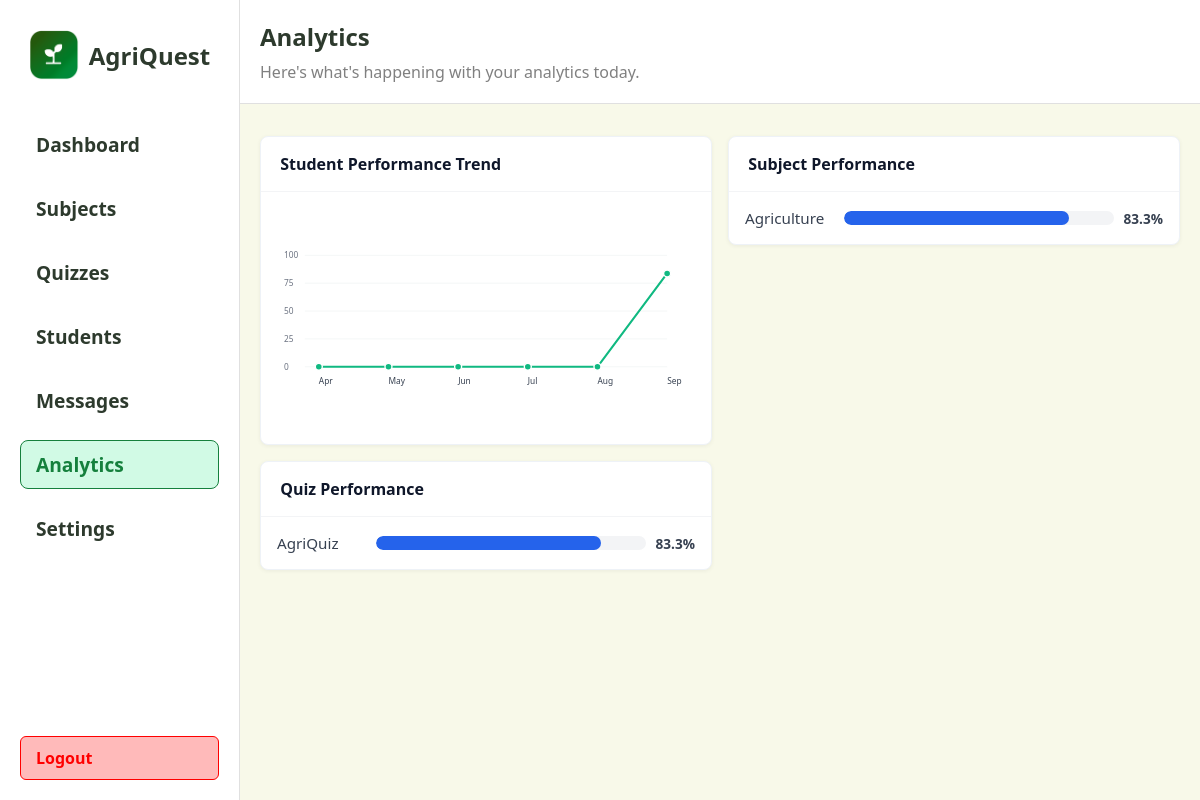
Before: /teacher/analytics with the older database file.
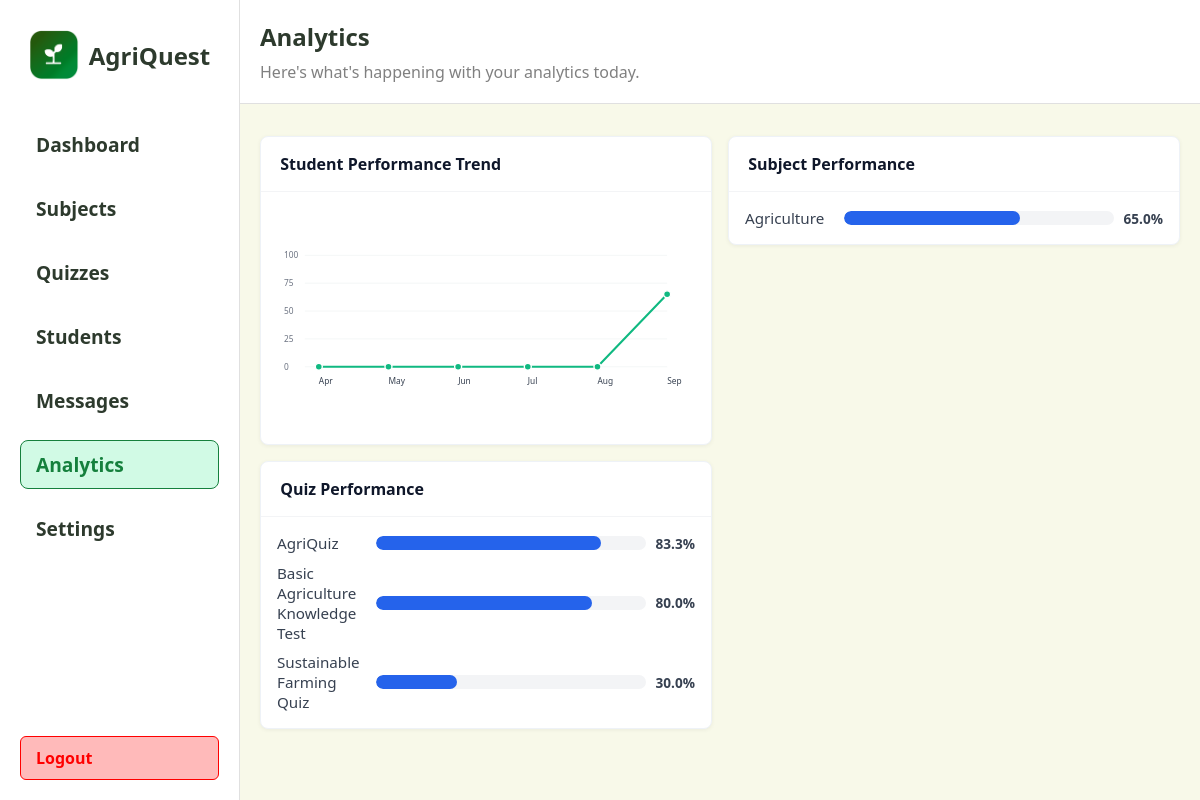
After: the same page with the newer database file.
### app/models.py (models this page shows)
class Subject(db.Model):
	id = db.Column(db.Integer, primary_key=True)
	name = db.Column(db.String(120), unique=True, nullable=False)
	code = db.Column(db.String(20), unique=True)
	description = db.Column(db.Text)
	category = db.Column(db.String(50))
	grade_level = db.Column(db.String(20))
	quizzes = db.relationship('Quiz', backref='subject', lazy=True)

class Quiz(db.Model):
	id = db.Column(db.Integer, primary_key=True)
	title = db.Column(db.String(200), nullable=False)
	description = db.Column(db.Text)
	time_limit = db.Column(db.Integer, default=0)  # minutes
	difficulty = db.Column(db.String(50))
	teacher_id = db.Column(db.Integer, db.ForeignKey('teacher.id'), nullable=True)
	subject_id = db.Column(db.Integer, db.ForeignKey('subject.id'), nullable=True)
	questions = db.relationship('Question', backref='quiz', cascade='all, delete-orphan', lazy=True)
	created_at = db.Column(db.DateTime, nullable=False, default=db.func.now())

### app/routes.py (the view)
@main.route("/teacher/analytics")
def teacher_analytics():
    trend_subjects = []  # Placeholder for future subject trends
    try:
        now = datetime.utcnow()
        months = []
        for i in range(5, -1, -1):
            m = (now - timedelta(days=30 * i))
            months.append((m.year, m.month))
        buckets = []
        labels = []
        for y, mo in months:
            labels.append(datetime(y, mo, 1).strftime('%b'))
            start = datetime(y, mo, 1)
            if mo == 12:
                end = datetime(y + 1, 1, 1)
            else:
                end = datetime(y, mo + 1, 1)
            buckets.append((start, end))
        avg_percents = []
        for start, end in buckets:
            val = (
                db.session.query(func.avg(QuizAttempt.percent))
                .filter(QuizAttempt.completed_at != None, QuizAttempt.completed_at >= start, QuizAttempt.completed_at < end, QuizAttempt.percent != None)
                .scalar()
            )
            try:
                if val is None:
                    avg_percents.append(None)
                else:
                    avg_percents.append(round(float(val), 1))
            except Exception:
                avg_percents.append(None)
        xs = [60 + i * 100 for i in range(len(avg_percents))]
        points = []
        circles = []
        for i, v in enumerate(avg_percents):
            x = xs[i]
            if v is None:
                y = 180
            else:
                y = 20 + (100 - max(0, min(100, v))) * (160 / 100.0)
            points.append((x, int(y)))
            circles.append({'x': x, 'y': int(y), 'label': (str(v) + '%' if v is not None else 'n/a')})
        points_str = ' '.join(f"{p[0]},{p[1]}" for p in points)
    except Exception:
        labels = ['Jan','Feb','Mar','Apr','May','Jun']
        points_str = "60,120 160,90 260,80 360,90 460,70 560,80"
        circles = [
            {'x':60,'y':120,'label':'80%'},
            {'x':160,'y':90,'label':'90%'},
            {'x':260,'y':80,'label':'93%'},
            {'x':360,'y':90,'label':'90%'},
            {'x':460,'y':70,'label':'95%'},
            {'x':560,'y':80,'label':'93%'},
        ]
    try:
        subj_rows = (
            db.session.query(
                Subject.name.label('subject_name'),
                func.avg(QuizAttempt.percent).label('avg_percent'),
                func.count(QuizAttempt.id).label('attempts_count')
            )
            .join(Quiz, Quiz.subject_id == Subject.id)
            .join(QuizAttempt, QuizAttempt.quiz_id == Quiz.id)
            .filter(QuizAttempt.completed_at != None, QuizAttempt.percent != None)
            .group_by(Subject.id)
            .order_by(func.avg(QuizAttempt.percent).desc())
            .all()
        )
        trend_subjects = []
        for r in subj_rows:
            try:
                avg = round(float(r.avg_percent), 1) if r.avg_percent is not None else None
            except Exception:
                avg = None
            trend_subjects.append({'name': r.subject_name, 'avg_percent': avg, 'attempts': int(r.attempts_count)})
    except Exception:
        trend_subjects = []
    try:
        quiz_rows = (
            db.session.query(
                Quiz.id.label('quiz_id'),
                Quiz.title.label('quiz_title'),
                func.avg(QuizAttempt.percent).label('avg_percent'),
                func.count(QuizAttempt.id).label('attempts_count')
            )
            .join(QuizAttempt, QuizAttempt.quiz_id == Quiz.id)
            .filter(QuizAttempt.completed_at != None, QuizAttempt.percent != None)
            .group_by(Quiz.id)
            .order_by(func.avg(QuizAttempt.percent).desc())
            .limit(6)
            .all()
        )
        trend_quizzes = []
        for q in quiz_rows:
            try:
                avgq = round(float(q.avg_percent), 1) if q.avg_percent is not None else None
            except Exception:
                avgq = None
            trend_quizzes.append({'id': q.quiz_id, 'title': q.quiz_title, 'avg_percent': avgq, 'attempts': int(q.attempts_count)})
    except Exception:
        trend_quizzes = []
    return render_template("teacher/analytics.html", trend_points=points_str, trend_circles=circles, trend_labels=labels, trend_subjects=trend_subjects, trend_quizzes=trend_quizzes)

### app/templates/teacher/analytics.html (shortened to what the changed rows need)
<!DOCTYPE html>
<html lang="en">
  <head>
    <link rel="stylesheet" href="{{ url_for('static', filename='css/animations.css') }}" />
  </head>
  <body>
    <div class="right">
      <div class="section" style="width: 100%;">
      <section class="analytics-section" aria-label="Analytics overview">
        <div class="analytics-grid">
          <article class="card chart-card line-card" aria-labelledby="student-trend-title">
            <div class="card-body">
              <svg viewBox="0 0 600 220" preserveAspectRatio="xMidYMid meet" class="chart-svg" role="img" aria-label="Student performance trend line chart">
                <rect x="0" y="0" width="100%" height="100%" fill="none" />
                <g class="grid-lines">
                  <line x1="40" y1="20" x2="560" y2="20" />
                  <line x1="40" y1="60" x2="560" y2="60" />
                  <line x1="40" y1="100" x2="560" y2="100" />
                  <line x1="40" y1="140" x2="560" y2="140" />
                  <line x1="40" y1="180" x2="560" y2="180" />
                </g>
                <g class="labels" fill="#6b7280" font-size="12">
                  <text x="10" y="24">100</text>
                  <text x="10" y="64">75</text>
                  <text x="10" y="104">50</text>
                  <text x="10" y="144">25</text>
                  <text x="10" y="184">0</text>
                </g>
                {% if trend_points %}
                <polyline points="{{ trend_points }}" fill="none" stroke="#10b981" stroke-width="3" stroke-linejoin="round" stroke-linecap="round" />
                {% endif %}
                <g class="points" fill="#10b981" stroke="#fff" stroke-width="2">
                  {% if trend_circles %}
                    {% for c in trend_circles %}
                      <circle cx="{{ c.x }}" cy="{{ c.y }}" r="5" />
                    {% endfor %}
                  {% endif %}
                </g>
                <g class="xlabels" fill="#374151" font-size="12">
                  {% if trend_labels %}
                    {% for label in trend_labels %}
                      {% set x = 60 + (loop.index0 * 100) %}
                      <text x="{{ x }}" y="205">{{ label }}</text>
                    {% endfor %}
                  {% endif %}
                </g>
              </svg>
            </div>
          </article>
          <article class="card chart-card bar-card" aria-labelledby="subject-performance-title">
            <div class="card-body">
              <div class="bars" role="img" aria-label="Average score by subject">
                {% if trend_subjects and trend_subjects|length > 0 %}
                  {% for s in trend_subjects %}
                    {% set pct = (s.avg_percent if s.avg_percent is not none else 0) %}
                    <div class="bar-row">
                      <div class="bar-label">{{ s.name }}</div>
                      <div class="bar-wrap"><div class="bar" data-pct="{{ pct }}"></div></div>
                      <div class="bar-value">{% if s.avg_percent is not none %}{{ s.avg_percent }}%{% else %}n/a{% endif %}</div>
                    </div>
                  {% endfor %}
                {% endif %}
              </div>
            </div>
          </article>
          <article class="card chart-card bar-card" aria-labelledby="quiz-performance-title">
            <div class="card-body">
              <div class="bars" role="img" aria-label="Average score by quiz">
                {% if trend_quizzes and trend_quizzes|length > 0 %}
                  {% for q in trend_quizzes %}
                    {% set pct = (q.avg_percent if q.avg_percent is not none else 0) %}
                    <div class="bar-row">
                      <div class="bar-label">{{ q.title }}</div>
                      <div class="bar-wrap"><div class="bar" data-pct="{{ pct }}"></div></div>
                      <div class="bar-value">{% if q.avg_percent is not none %}{{ q.avg_percent }}%{% else %}n/a{% endif %}</div>
                    </div>
                  {% endfor %}
                {% else %}
                  <div class="bar-row">
                    <div class="bar-label">No quizzes yet</div>
                    <div class="bar-wrap"><div class="bar" data-pct="0"></div></div>
                    <div class="bar-value">n/a</div>
                  </div>
                {% endif %}
              </div>
            </div>
          </article>
        </div>
      </section>
      </div>
    </div>
  </body>
</html>

Changed rows visible on the page:
computed for Subject "Agriculture": avg_percent "83.3" → "65.0"
added Quiz: title "Basic Agriculture Knowledge Test", avg_percent "80.0"
added Quiz: title "Sustainable Farming Quiz", avg_percent "30.0"
